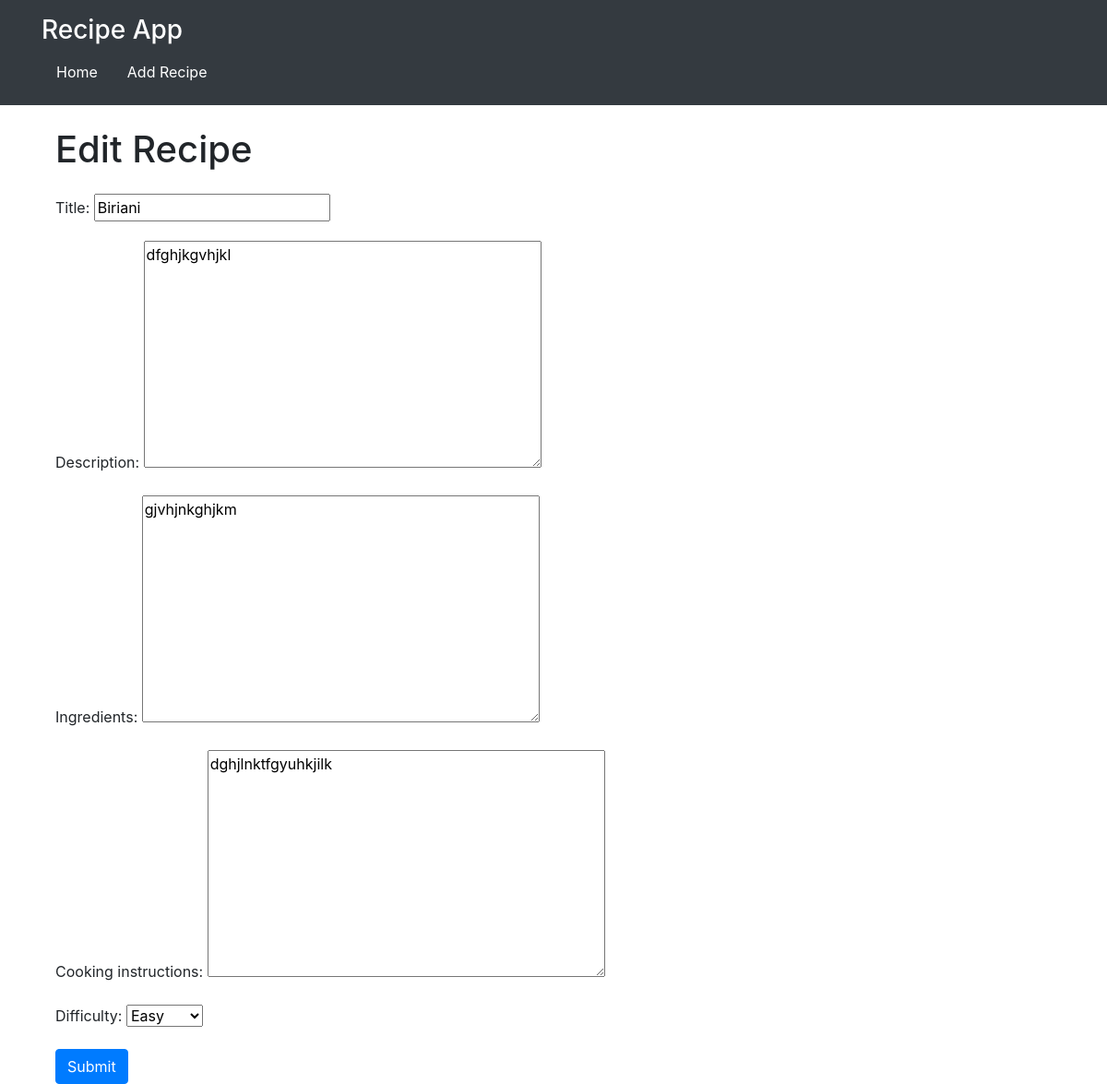
Page /recipe/6/edit/ on the committed database.
### recipes/models.py (models this page shows, shortened)
class Recipe(models.Model):
    DIFFICULTY_CHOICES = [
        ('easy', 'Easy'),
        ('medium', 'Medium'),
        ('hard', 'Hard'),
    ]
    title = models.CharField(max_length=200)
    description = models.TextField()
    ingredients = models.TextField()
    ingredients = models.TextField()
    cooking_instructions = models.TextField()
    difficulty = models.CharField(
        max_length=6,
        choices=DIFFICULTY_CHOICES,
        default=DIFFICULTY_CHOICES[1][0],
    )

### recipes/views.py (the view)
# urls.py: path('recipe/<int:pk>/edit/', RecipeUpdateView.as_view(), name='recipe_edit'),
class RecipeUpdateView(UpdateView):
    model = Recipe
    form_class = RecipeForm
    template_name ='recipes/recipe_form.html'
    success_url = reverse_lazy('recipes:recipe_list')

### recipes/forms.py
class RecipeForm(forms.ModelForm):
    class Meta:
        model = Recipe
        fields = [
            'title',
            'description',
            'ingredients',
            'cooking_instructions',
            'difficulty',
        ]

### recipes/templates/recipes/recipe_form.html (shortened to what this page needs)
{% extends "base_generic.html" %}
{% block content %}
<div class="container">
    <h1 class="mb-4">{{ form.instance.id|yesno:"Edit Recipe,Add Recipe" }}</h1>
    <form method="post">
        <div class="mb-3">
        {{ form.as_p }}
        </div>
        <button type="submit" class="btn btn-primary">Submit</button>
    </form>
</div>
{% endblock %}

### rows in the picture
Recipe: instance.id "Edit Recipe", title "Biriani", description "dfghjkgvhjkl", ingredients "gjvhjnkghjkm", cooking_instructions "dghjlnktfgyuhkjilk", difficulty "Easy"
